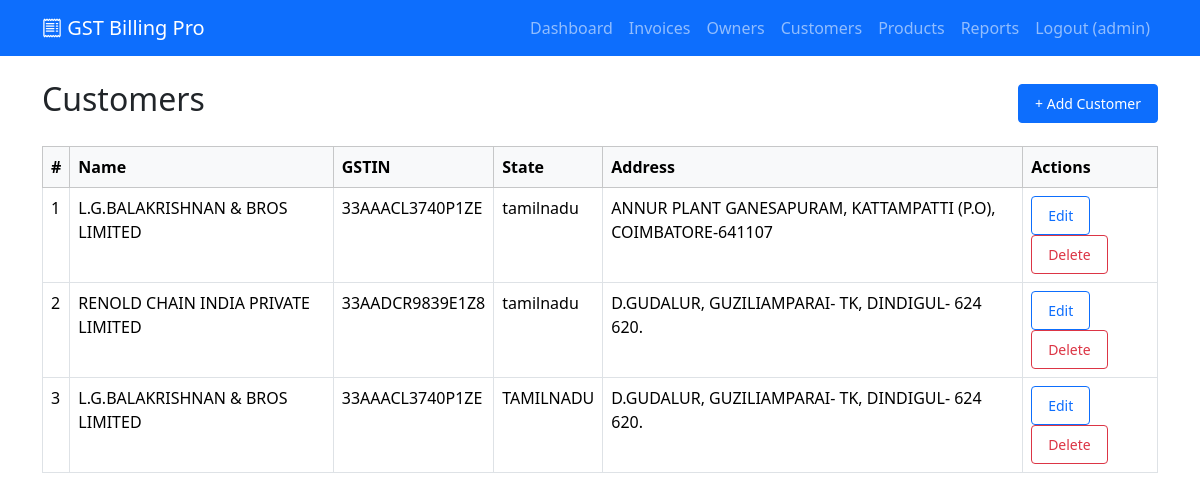
Page /main/customers (signed in) on the committed database.
### MultipleFiles/models.py (models this page shows, shortened)
class User(db.Model, UserMixin):
    __tablename__ = 'user'
    id = db.Column(db.Integer, primary_key=True)
    username = db.Column(db.String(80), unique=True, nullable=False)
    email = db.Column(db.String(120), unique=True, nullable=False)
    password_hash = db.Column(db.String(128), nullable=False)

class Customer(db.Model):
    __tablename__ = 'customer'
    id = db.Column(db.Integer, primary_key=True)
    name = db.Column(db.String(100), nullable=False)
    email = db.Column(db.String(100))
    phone = db.Column(db.String(20))
    address = db.Column(db.Text)
    gstin = db.Column(db.String(15))
    state = db.Column(db.String(50), nullable=False)
    invoices = db.relationship('Invoice', backref='customer', lazy=True)

### MultipleFiles/routes.py (the view, shortened to what this page needs)
@main.route('/customers', methods=['GET', 'POST'])
@login_required
def customer_list():
    page = request.args.get('page', 1, type=int)
    customers = Customer.query.paginate(page=page, per_page=20, error_out=False)
    return render_template('customers.html', customers=customers)

### MultipleFiles/templates/customers.html (shortened to what this page needs)
{% extends "base.html" %}
{% block content %}
    <div class="d-flex justify-content-between align-items-center mb-3">
        <h2>Customers</h2>
        <a href="#" class="btn btn-primary btn-sm" data-bs-toggle="modal" data-bs-target="#addCustomerModal">+ Add Customer</a>
    </div>
    <table class="table table-bordered table-hover">
        <thead class="table-light">
            <tr>
                <th>#</th>
                <th>Name</th>
                <th>GSTIN</th>
                <th>State</th>
                <th>Address</th>
                <th>Actions</th>
            </tr>
        </thead>
        <tbody>
            {% for c in customers.items %}
            <tr>
                <td>{{ loop.index }}</td>
                <td>{{ c.name }}</td>
                <td>{{ c.gstin }}</td>
                <td>{{ c.state }}</td>
                <td>{{ c.address }}</td>
                <td>
                    <a href="{{ url_for('main.customer_edit', id=c.id) }}" class="btn btn-sm btn-outline-primary">Edit</a>
                    <a href="{{ url_for('main.customer_delete', id=c.id) }}" class="btn btn-sm btn-outline-danger" onclick="return confirm('Delete this customer?')">Delete</a>
                </td>
            </tr>
            {% else %}
            <tr>
                <td colspan="6" class="text-center text-muted py-4">No customers found.</td>
            </tr>
            {% endfor %}
        </tbody>
    </table>
</div>
{% endblock %}

### MultipleFiles/templates/base.html (shortened to what this page needs)
<!DOCTYPE html>
<html lang="en">
<head>
    <link href="https://cdn.jsdelivr.net/npm/bootstrap@5.3.3/dist/css/bootstrap.min.css" rel="stylesheet">
    <link rel="stylesheet" href="{{ url_for('static', filename='css/invoice.css') }}">
    <link href="https://cdn.jsdelivr.net/npm/bootstrap-icons@1.11.3/font/bootstrap-icons.css" rel="stylesheet">
</head>
<body>
    <nav class="navbar navbar-expand-lg navbar-dark bg-primary">
        <div class="container">
            {% if current_user.is_authenticated %}
            <a class="navbar-brand" href="{{ url_for('main.dashboard') }}">
                <i class="bi bi-receipt"></i> GST Billing Pro
            </a>
            <div class="navbar-nav ms-auto">
                <a class="nav-link" href="{{ url_for('main.dashboard') }}">Dashboard</a>
                <a class="nav-link" href="{{ url_for('main.invoice_list') }}">Invoices</a>
                <a class="nav-link" href="{{ url_for('main.owner_list') }}">Owners</a>
                <a class="nav-link" href="{{ url_for('main.customer_list') }}">Customers</a>
                <a class="nav-link" href="{{ url_for('main.products') }}">Products</a>
                <a class="nav-link" href="{{ url_for('main.reports') }}">Reports</a>
                <a class="nav-link" href="{{ url_for('main.logout') }}">Logout ({{ current_user.username }})</a>
            </div>
            {% endif %}
        </div>
    </nav>
    <div class="container mt-4">
        {% block content %}{% endblock %}
</body>
</html>

### MultipleFiles/static/css/invoice.css (style rules this page uses)
body { font-family: 'Segoe UI', Tahoma, Geneva, Verdana, sans-serif; }
.table { margin: 20px 0; }
.btn { padding: 8px 16px; }

### rows in the picture
User: username "admin"
Customer: name "L.G.BALAKRISHNAN & BROS LIMITED", gstin "33AAACL3740P1ZE", state "tamilnadu", address "ANNUR PLANT GANESAPURAM, KATTAMPATTI (P.O), COIMBATORE-641107"
Customer: name "RENOLD CHAIN INDIA PRIVATE LIMITED", gstin "33AADCR9839E1Z8", state "tamilnadu", address "D.GUDALUR, GUZILIAMPARAI- TK, DINDIGUL- 624 620."
Customer: name "L.G.BALAKRISHNAN & BROS LIMITED", gstin "33AAACL3740P1ZE", state "TAMILNADU", address "D.GUDALUR, GUZILIAMPARAI- TK, DINDIGUL- 624 620."
